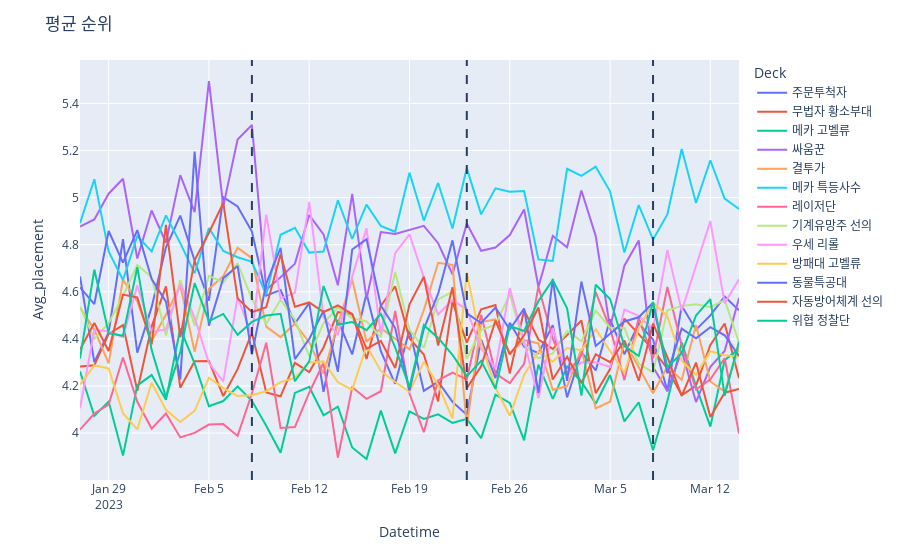

Notebook code for this chart:
### Code cell
day_placement = px.line(data_frame = day_deck_summary, x = day_deck_summary.Datetime, y = day_deck_summary.Avg_placement, color = day_deck_summary.Deck)

day_placement.update_layout(title = '평균 순위')
day_placement.add_vline(x = '2023-02-08', line_dash = 'dash')
day_placement.add_vline(x = '2023-02-23', line_dash = 'dash')
day_placement.add_vline(x = '2023-03-08', line_dash = 'dash')
